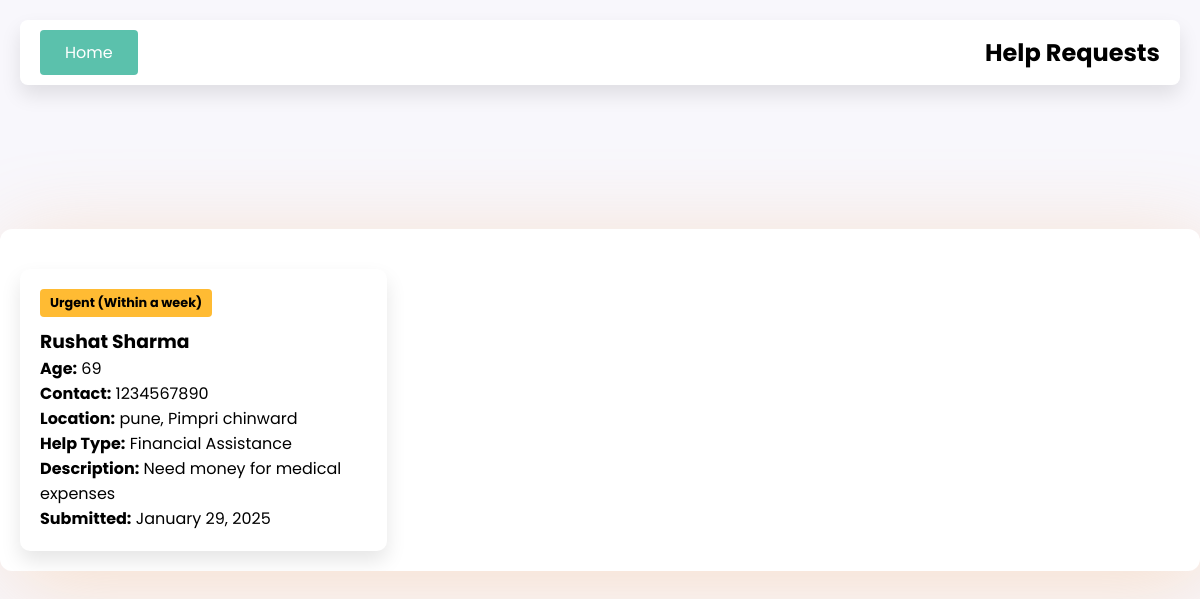
The app's page /view-help-requests/ (signed in) with its own data.
### app1/models.py (models this page shows, shortened)
class HelpRequest(models.Model):
    HELP_TYPES = [
        ('financial', 'Financial Assistance'),
        ('medical', 'Medical Care'),
        ('housing', 'Housing Support'),
        ('daily', 'Daily Care Support'),
        ('emotional', 'Emotional Support'),
        ('other', 'Other')
    ]
    URGENCY_LEVELS = [
        ('immediate', 'Immediate (Within 24 hours)'),
        ('urgent', 'Urgent (Within a week)'),
        ('normal', 'Normal (Within a month)')
    ]
    full_name = models.CharField(max_length=100)
    age = models.IntegerField()
    contact = models.CharField(max_length=15)
    location = models.TextField()
    help_type = models.CharField(max_length=20, choices=HELP_TYPES)
    description = models.TextField()
    urgency = models.CharField(max_length=20, choices=URGENCY_LEVELS)
    created_at = models.DateTimeField(auto_now_add=True)
    class Meta:
        ordering = ['-created_at']  # Newest requests first

### app1/views.py (the view)
# urls.py: path('view-help-requests/', views.view_help_requests, name='view_help_requests'),
def view_help_requests(request):
    if not request.session.get('ngo_id'):
        messages.error(request, "You must be logged in as an NGO to view help requests.")
        return redirect('ngo_login')
    help_requests_list = HelpRequest.objects.all()
    paginator = Paginator(help_requests_list, 9)  # 9 requests per page
    page_number = request.GET.get('page', 1)
    help_requests = paginator.get_page(page_number)
    return render(request, 'app1/help_requests.html', {'help_requests': help_requests})

### app1/templates/app1/help_requests.html (shortened to what this page needs)
{% load static %}
{% load widget_tweaks %}
<!DOCTYPE html>
<html lang="en">
<head>
    <link rel="stylesheet" href="{% static 'css/registerstyle.css' %}">
</head>
<body>
    <div class="help-requests-container">
        <div class="fixed-header">
            <button type="button" class="home-button" onclick="window.location.href='{% url 'index' %}';">Home</button>
            <h2>Help Requests</h2>
        </div>
        <div class="request-card-wrapper">
            {% for request in help_requests %}
                <div class="request-card">
                    <div class="request-info">
                        <span class="urgency-badge {{ request.urgency }}">{{ request.get_urgency_display }}</span>
                        <h3>{{ request.full_name }}</h3>
                        <p><strong>Age:</strong> {{ request.age }}</p>
                        <p><strong>Contact:</strong> {{ request.contact }}</p>
                        <p><strong>Location:</strong> {{ request.location }}</p>
                        <p><strong>Help Type:</strong> {{ request.get_help_type_display }}</p>
                        <p><strong>Description:</strong> {{ request.description }}</p>
                        <p><strong>Submitted:</strong> {{ request.created_at|date:"F d, Y" }}</p>
                    </div>
                </div>
            {% empty %}
                <div class="request-card">
                    <p>No help requests available at this time.</p>
                </div>
            {% endfor %}
        </div>
    </div>
</body>
</html>

### static/css/registerstyle.css (style rules this page uses)
* { padding: 0; margin: 0; box-sizing: border-box; font-family: 'Poppins', sans-serif; }
body { display: flex; justify-content: center; align-items: center; height: 100vh; background: #F8F7FC; }

### app1/templates/app1/help_requests.html (style rules this page uses)
.fixed-header { display: flex; justify-content: space-between; align-items: center; position: fixed; top: 20px; left: 20px; right: 20px; z-index: 1000; background-color: #ffffff; padding: 10px 20px; border-radius: 8px; box-shadow: 0px 10px 20px rgba(0, 0, 0, 0.1); }
.fixed-header h2 { margin: 0; font-size: 24px; }
.home-button { background-color: #5bc1ac; color: #ffffff; padding: 10px 25px; border: none; border-radius: 4px; font-size: 16px; cursor: pointer; text-align: right; }
.help-requests-container { background: #ffffff; padding: 20px; width: 100%; max-width: 1400px; border-radius: 12px; box-shadow: 10px 14px 90px #F5AC6252; margin: 80px auto; height: auto; overflow-y: auto; display: flex; flex-direction: column; }
.request-card-wrapper { display: flex; flex-wrap: wrap; justify-content: space-between; gap: 20px; margin-top: 20px; }
.request-card { background-color: #ffffff; border-radius: 10px; box-shadow: 0px 10px 20px rgba(0, 0, 0, 0.1); padding: 20px; width: calc(33.33% - 20px); box-sizing: border-box; }
.urgency-badge { display: inline-block; padding: 5px 10px; border-radius: 4px; font-size: 0.8em; font-weight: bold; margin-bottom: 10px; }
.urgent { background: #ffbb33; color: black; }

### records on screen
HelpRequest: urgency "Urgent (Within a week)", full_name "Rushat Sharma", age "69", contact "1234567890", location "pune, Pimpri chinward", help_type "Financial Assistance", description "Need money for medical expenses", created_at "January 29, 2025"
